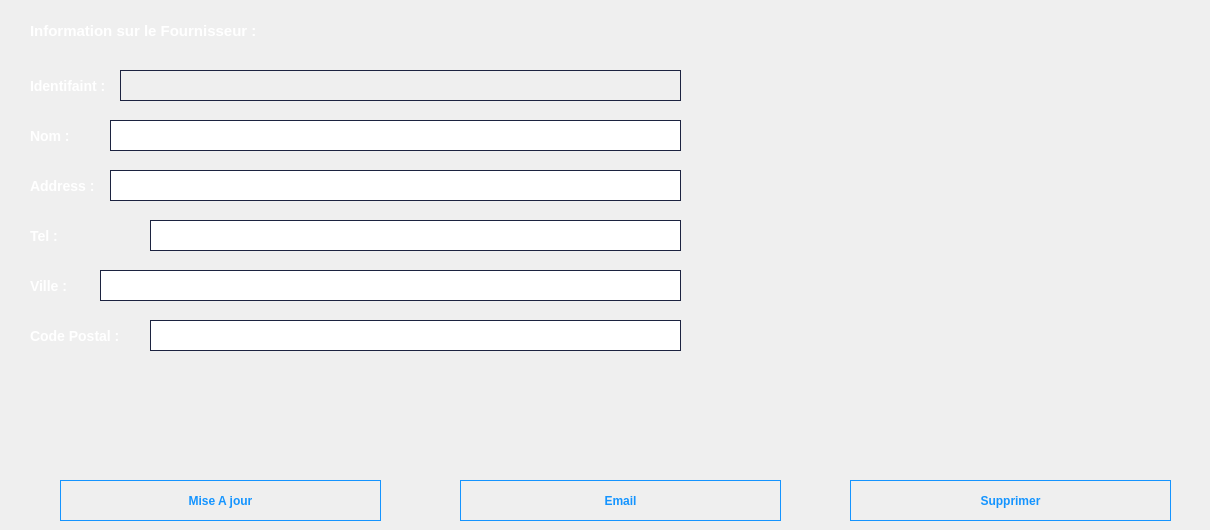
     <widget class="QWidget" name="FournisseurEdit">
      <property name="styleSheet">
       <string notr="true">QLineEdit {
	border : 1px solid #1c2340;
	padding: 5px 5px 5px 5px;
	color: #ffffff;
}


QLabel {
	color: #ffffff;
	font-size: 14px;
	font-weight: 800;
}</string>
      </property>
      <widget class="QLineEdit" name="lineEdit_TelFe">
       <property name="geometry">
        <rect>
         <x>150</x>
         <y>220</y>
         <width>531</width>
         <height>31</height>
        </rect>
       </property>
       <property name="text">
        <string/>
       </property>
      </widget>
      <widget class="QLabel" name="label_61">
       <property name="geometry">
        <rect>
         <x>30</x>
         <y>170</y>
         <width>71</width>
         <height>31</height>
        </rect>
       </property>
       <property name="text">
        <string>Address :</string>
       </property>
      </widget>
      <widget class="QLineEdit" name="lineEdit_nomFe">
       <property name="geometry">
        <rect>
         <x>110</x>
         <y>120</y>
         <width>571</width>
         <height>31</height>
        </rect>
       </property>
      </widget>
      <widget class="QLabel" name="label_62">
       <property name="geometry">
        <rect>
         <x>30</x>
         <y>20</y>
         <width>281</width>
         <height>21</height>
        </rect>
       </property>
       <property name="font">
        <font>
         <pointsize>-1</pointsize>
         <weight>99</weight>
         <bold>true</bold>
        </font>
       </property>
       <property name="styleSheet">
        <string notr="true">QLabel {
	color: #ffffff;
	font-size: 15px;
	font-weight: 800;
}</string>
       </property>
       <property name="text">
        <string>Information sur le Fournisseur :</string>
       </property>
      </widget>
      <widget class="QPushButton" name="FourbtnUpdate">
       <property name="geometry">
        <rect>
         <x>60</x>
         <y>480</y>
         <width>321</width>
         <height>41</height>
        </rect>
       </property>
       <property name="styleSheet">
        <string notr="true">QPushButton {
	font-weight: 600;
	text-align: center;
    vertical-align: middle;
   	background-color: transparent;
    border: 1px solid transparent;
	color: #1494ff;
    border-color: #1494ff;
}

QPushButton:hover {
    background-color: #1494ff;
	color: #ffffff;
	font-weight: 600;
}</string>
       </property>
       <property name="text">
        <string>Mise A jour</string>
       </property>
      </widget>
      <widget class="QLabel" name="label_63">
       <property name="geometry">
        <rect>
         <x>30</x>
         <y>220</y>
         <width>47</width>
         <height>31</height>
        </rect>
       </property>
       <property name="text">
        <string>Tel : </string>
       </property>
      </widget>
      <widget class="QPushButton" name="backBtn_2">
       <property name="geometry">
        <rect>
         <x>1130</x>
         <y>10</y>
         <width>71</width>
         <height>41</height>
        </rect>
       </property>
       <property name="styleSheet">
        <string notr="true">QPushButton {
	font-weight: 500;
	text-align: center;
    vertical-align: middle;
	background-color: transparent;
	padding: 0px 15px 15px 20px;
    color: #fff;
	font-size: 11px;
	border : 0;
	border-right: 3px solid transparent;
 	background-position: center top;
    background-repeat: no-repeat;
    background-origin: content;
    background-image: url(&quot;:/icons/menu/admin/personnel/form/back.png&quot;);
}

QPushButton:hover{
    background-image: url(&quot;:/icons/menu/admin/personnel/form/back-hover.png&quot;);
}</string>
       </property>
       <property name="text">
        <string/>
       </property>
      </widget>
      <widget class="QLineEdit" name="lineEdit_tel_3">
       <property name="geometry">
        <rect>
         <x>150</x>
         <y>170</y>
         <width>531</width>
         <height>31</height>
        </rect>
       </property>
      </widget>
      <widget class="QLabel" name="label_64">
       <property name="geometry">
        <rect>
         <x>30</x>
         <y>320</y>
         <width>101</width>
         <height>31</height>
        </rect>
       </property>
       <property name="text">
        <string>Code Postal :</string>
       </property>
      </widget>
      <widget class="QLineEdit" name="lineEdit_AddessFe">
       <property name="geometry">
        <rect>
         <x>110</x>
         <y>170</y>
         <width>571</width>
         <height>31</height>
        </rect>
       </property>
      </widget>
      <widget class="QLabel" name="label_65">
       <property name="geometry">
        <rect>
         <x>30</x>
         <y>270</y>
         <width>47</width>
         <height>31</height>
        </rect>
       </property>
       <property name="text">
        <string>Ville :</string>
       </property>
      </widget>
      <widget class="QPushButton" name="pushButton_22">
       <property name="geometry">
        <rect>
         <x>460</x>
         <y>480</y>
         <width>321</width>
         <height>41</height>
        </rect>
       </property>
       <property name="styleSheet">
        <string notr="true">QPushButton {
	font-weight: 600;
	text-align: center;
    vertical-align: middle;
   	background-color: transparent;
    border: 1px solid transparent;
	color: #1494ff;
    border-color: #1494ff;
}

QPushButton:hover {
    background-color: #1494ff;
	color: #ffffff;
	font-weight: 600;
}</string>
       </property>
       <property name="text">
        <string>Email</string>
       </property>
      </widget>
      <widget class="QLineEdit" name="lineEdit_PostalFe">
       <property name="geometry">
        <rect>
         <x>150</x>
         <y>320</y>
         <width>531</width>
         <height>31</height>
        </rect>
       </property>
       <property name="text">
        <string/>
       </property>
      </widget>
      <widget class="QLabel" name="IconPhone_4">
       <property name="geometry">
        <rect>
         <x>110</x>
         <y>220</y>
         <width>41</width>
         <height>31</height>
        </rect>
       </property>
       <property name="styleSheet">
        <string notr="true"/>
       </property>
       <property name="text">
        <string/>
       </property>
      </widget>
      <widget class="QLabel" name="label_66">
       <property name="geometry">
        <rect>
         <x>30</x>
         <y>120</y>
         <width>47</width>
         <height>31</height>
        </rect>
       </property>
       <property name="text">
        <string>Nom :</string>
       </property>
      </widget>
      <widget class="QLabel" name="label_67">
       <property name="geometry">
        <rect>
         <x>30</x>
         <y>70</y>
         <width>81</width>
         <height>31</height>
        </rect>
       </property>
       <property name="text">
        <string>Identifaint :</string>
       </property>
      </widget>
      <widget class="QLabel" name="InfoFour">
       <property name="geometry">
        <rect>
         <x>120</x>
         <y>70</y>
         <width>561</width>
         <height>31</height>
        </rect>
       </property>
       <property name="styleSheet">
        <string notr="true">padding: 5px 5px 5px 5px;
border : 1px solid #1c2340;
font-size: 12px;
font-weight: 300;</string>
       </property>
       <property name="text">
        <string/>
       </property>
      </widget>
      <widget class="QLineEdit" name="lineEdit_VilleFe">
       <property name="geometry">
        <rect>
         <x>100</x>
         <y>270</y>
         <width>581</width>
         <height>31</height>
        </rect>
       </property>
       <property name="text">
        <string/>
       </property>
      </widget>
      <widget class="QPushButton" name="FourbtnDelete">
       <property name="geometry">
        <rect>
         <x>850</x>
         <y>480</y>
         <width>321</width>
         <height>41</height>
        </rect>
       </property>
       <property name="styleSheet">
        <string notr="true">QPushButton {
	font-weight: 600;
	text-align: center;
    vertical-align: middle;
   	background-color: transparent;
    border: 1px solid transparent;
	color: #1494ff;
    border-color: #1494ff;
}

QPushButton:hover {
    background-color: #1494ff;
	color: #ffffff;
	font-weight: 600;
}</string>
       </property>
       <property name="text">
        <string>Supprimer</string>
       </property>
      </widget>
     </widget>
